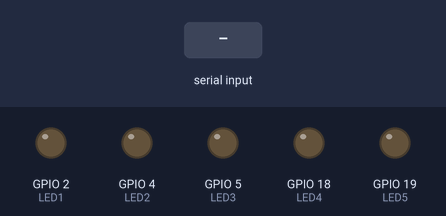
The sketch below on a simulated ESP32. Parts: output pins drawn as LEDs (lit = HIGH). Dashed ring = blinking. The inputs (shaded band) are chosen by the test bench.

Above: at 1.2 s.
1.3 s: "ANIMATION1\n" received over Serial
At 1.5 s:
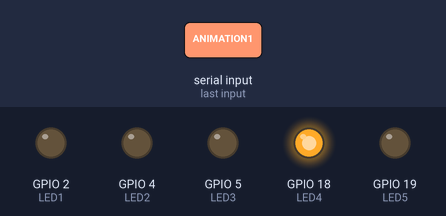
3.0 s: "ANIMATION2\n" received over Serial
At 3.1 s:
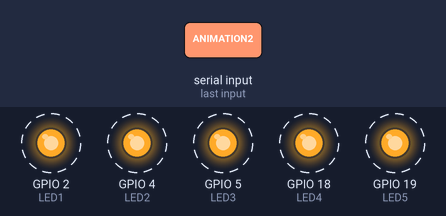
Timing chart, 0 to 6.0 s (numbered marks = the images above; inputs shaded):
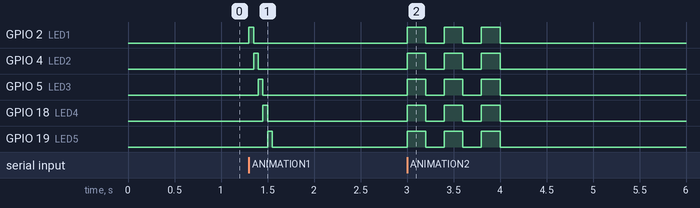

The sketch:

Esp32_Code.ino
```cpp
#define LED1 2
#define LED2 4
#define LED3 5
#define LED4 18
#define LED5 19

String cmd = "";

void setup()
{
  Serial.begin(115200);

  pinMode(LED1, OUTPUT);
  pinMode(LED2, OUTPUT);
  pinMode(LED3, OUTPUT);
  pinMode(LED4, OUTPUT);
  pinMode(LED5, OUTPUT);
}

void runningAnimation()
{
  int leds[] = {LED1, LED2, LED3, LED4, LED5};

  for (int i = 0; i < 5; i++)
  {
    if (Serial.available())
      return;

    digitalWrite(leds[i], HIGH);
    delay(50);

    digitalWrite(leds[i], LOW);
  }
}

void blinkAnimation()
{
  for (int i = 0; i < 3; i++)
  {
    digitalWrite(LED1, HIGH);
    digitalWrite(LED2, HIGH);
    digitalWrite(LED3, HIGH);
    digitalWrite(LED4, HIGH);
    digitalWrite(LED5, HIGH);

    delay(200);

    digitalWrite(LED1, LOW);
    digitalWrite(LED2, LOW);
    digitalWrite(LED3, LOW);
    digitalWrite(LED4, LOW);
    digitalWrite(LED5, LOW);

    delay(200);
  }
}

void loop()
{
  if (Serial.available())
  {
    cmd = Serial.readStringUntil('\n');
    cmd.trim();

    if (cmd == "ANIMATION1")
    {
      runningAnimation();
    }
    else if (cmd == "ANIMATION2")
    {
      blinkAnimation();
    }
    else
    {
      if (cmd.length() == 5)
      {
        digitalWrite(LED1, cmd[0] == '1');
        digitalWrite(LED2, cmd[1] == '1');
        digitalWrite(LED3, cmd[2] == '1');
        digitalWrite(LED4, cmd[3] == '1');
        digitalWrite(LED5, cmd[4] == '1');
      }
    }
  }
}
```

Measured:
- after the input at 1.3 s, GPIO 2 (LED1): LOW → HIGH at once, → LOW 0.05 s later; GPIO 4 (LED2): LOW → HIGH after 0.05 s, → LOW 0.05 s later; GPIO 5 (LED3): LOW → HIGH after 0.10 s, → LOW 0.05 s later; GPIO 18 (LED4): LOW → HIGH after 0.15 s, → LOW 0.05 s later; GPIO 19 (LED5): LOW → HIGH after 0.20 s, → LOW 0.05 s later
- after the input at 3.0 s, GPIO 2 (LED1), GPIO 4 (LED2), GPIO 5 (LED3), GPIO 18 (LED4), GPIO 19 (LED5): alternates HIGH for 0.20 s and LOW for 0.20 s, 6 changes in all, then stays LOW, starting at once
